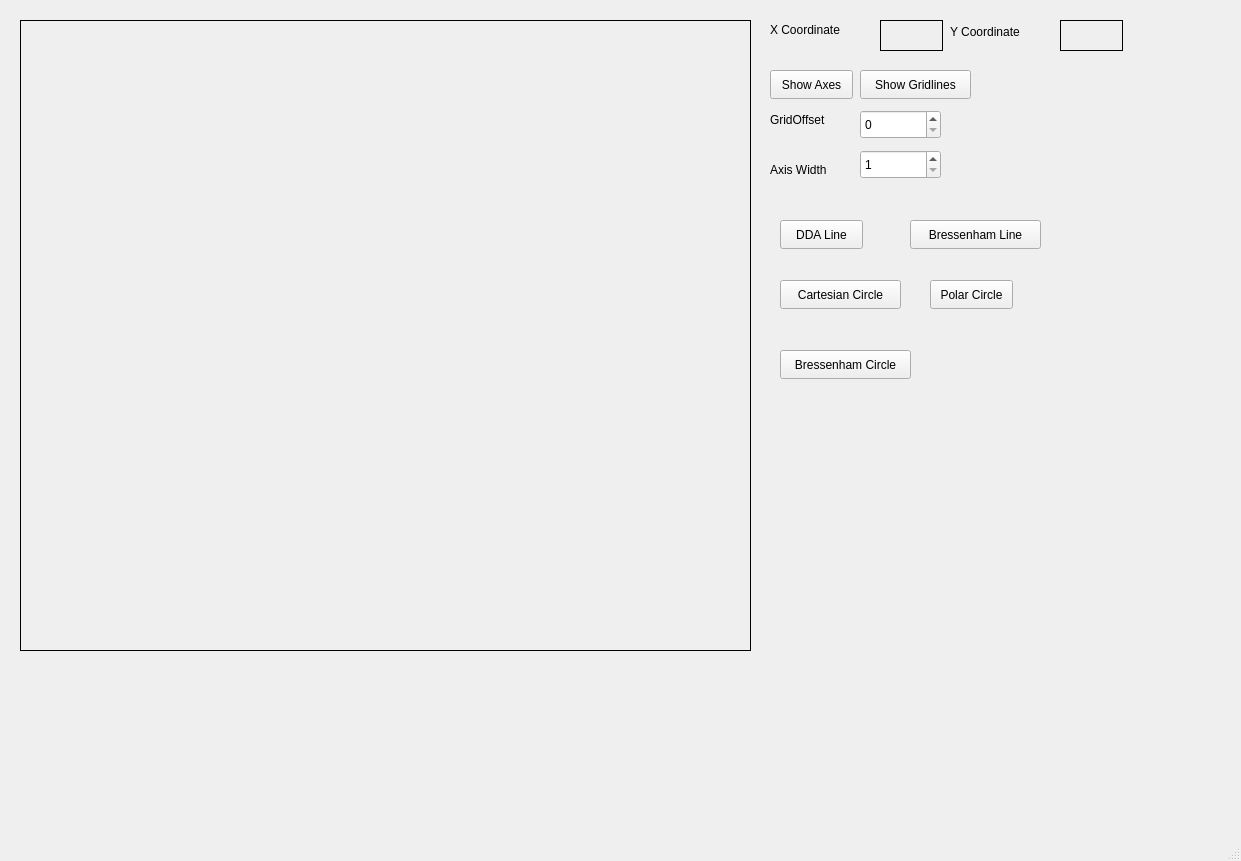
<?xml version="1.0" encoding="UTF-8"?>
<ui version="4.0">
 <class>MainWindow</class>
 <widget class="QMainWindow" name="MainWindow">
  <property name="geometry">
   <rect>
    <x>0</x>
    <y>0</y>
    <width>1241</width>
    <height>861</height>
   </rect>
  </property>
  <property name="windowTitle">
   <string>MainWindow</string>
  </property>
  <widget class="QWidget" name="centralwidget">
   <widget class="QLabel" name="workArea">
    <property name="geometry">
     <rect>
      <x>20</x>
      <y>20</y>
      <width>731</width>
      <height>631</height>
     </rect>
    </property>
    <property name="frameShape">
     <enum>QFrame::Shape::Box</enum>
    </property>
    <property name="text">
     <string/>
    </property>
   </widget>
   <widget class="QLabel" name="label">
    <property name="geometry">
     <rect>
      <x>770</x>
      <y>20</y>
      <width>91</width>
      <height>20</height>
     </rect>
    </property>
    <property name="text">
     <string>X Coordinate</string>
    </property>
   </widget>
   <widget class="QLabel" name="label_2">
    <property name="geometry">
     <rect>
      <x>950</x>
      <y>21</y>
      <width>91</width>
      <height>21</height>
     </rect>
    </property>
    <property name="text">
     <string>Y Coordinate</string>
    </property>
   </widget>
   <widget class="QLabel" name="x_coordinate">
    <property name="geometry">
     <rect>
      <x>880</x>
      <y>20</y>
      <width>63</width>
      <height>31</height>
     </rect>
    </property>
    <property name="frameShape">
     <enum>QFrame::Shape::Box</enum>
    </property>
    <property name="text">
     <string/>
    </property>
   </widget>
   <widget class="QLabel" name="y_coordinate">
    <property name="geometry">
     <rect>
      <x>1060</x>
      <y>20</y>
      <width>63</width>
      <height>31</height>
     </rect>
    </property>
    <property name="frameShape">
     <enum>QFrame::Shape::Box</enum>
    </property>
    <property name="text">
     <string/>
    </property>
   </widget>
   <widget class="QPushButton" name="showAxis">
    <property name="geometry">
     <rect>
      <x>770</x>
      <y>70</y>
      <width>83</width>
      <height>29</height>
     </rect>
    </property>
    <property name="text">
     <string>Show Axes</string>
    </property>
   </widget>
   <widget class="QPushButton" name="gridlines">
    <property name="geometry">
     <rect>
      <x>860</x>
      <y>70</y>
      <width>111</width>
      <height>29</height>
     </rect>
    </property>
    <property name="text">
     <string>Show Gridlines</string>
    </property>
   </widget>
   <widget class="QSpinBox" name="gridOffset">
    <property name="geometry">
     <rect>
      <x>860</x>
      <y>110</y>
      <width>81</width>
      <height>29</height>
     </rect>
    </property>
    <property name="minimum">
     <number>0</number>
    </property>
    <property name="singleStep">
     <number>10</number>
    </property>
   </widget>
   <widget class="QSpinBox" name="axisWidth">
    <property name="geometry">
     <rect>
      <x>860</x>
      <y>150</y>
      <width>81</width>
      <height>29</height>
     </rect>
    </property>
    <property name="minimum">
     <number>1</number>
    </property>
   </widget>
   <widget class="QLabel" name="label_3">
    <property name="geometry">
     <rect>
      <x>770</x>
      <y>110</y>
      <width>81</width>
      <height>20</height>
     </rect>
    </property>
    <property name="text">
     <string>GridOffset</string>
    </property>
   </widget>
   <widget class="QLabel" name="label_4">
    <property name="geometry">
     <rect>
      <x>770</x>
      <y>160</y>
      <width>81</width>
      <height>20</height>
     </rect>
    </property>
    <property name="text">
     <string>Axis Width</string>
    </property>
   </widget>
   <widget class="QPushButton" name="pushButton">
    <property name="geometry">
     <rect>
      <x>780</x>
      <y>220</y>
      <width>83</width>
      <height>29</height>
     </rect>
    </property>
    <property name="text">
     <string>DDA Line</string>
    </property>
   </widget>
   <widget class="QPushButton" name="pushButton_2">
    <property name="geometry">
     <rect>
      <x>910</x>
      <y>220</y>
      <width>131</width>
      <height>29</height>
     </rect>
    </property>
    <property name="text">
     <string>Bressenham Line</string>
    </property>
   </widget>
   <widget class="QPushButton" name="pushButton_3">
    <property name="geometry">
     <rect>
      <x>780</x>
      <y>280</y>
      <width>121</width>
      <height>29</height>
     </rect>
    </property>
    <property name="text">
     <string>Cartesian Circle</string>
    </property>
   </widget>
   <widget class="QPushButton" name="pushButton_4">
    <property name="geometry">
     <rect>
      <x>930</x>
      <y>280</y>
      <width>83</width>
      <height>29</height>
     </rect>
    </property>
    <property name="text">
     <string>Polar Circle</string>
    </property>
   </widget>
   <widget class="QPushButton" name="pushButton_5">
    <property name="geometry">
     <rect>
      <x>780</x>
      <y>350</y>
      <width>131</width>
      <height>29</height>
     </rect>
    </property>
    <property name="text">
     <string>Bressenham Circle</string>
    </property>
   </widget>
  </widget>
  <widget class="QMenuBar" name="menubar">
   <property name="geometry">
    <rect>
     <x>0</x>
     <y>0</y>
     <width>1241</width>
     <height>25</height>
    </rect>
   </property>
  </widget>
  <widget class="QStatusBar" name="statusbar"/>
 </widget>
 <resources/>
 <connections/>
</ui>
